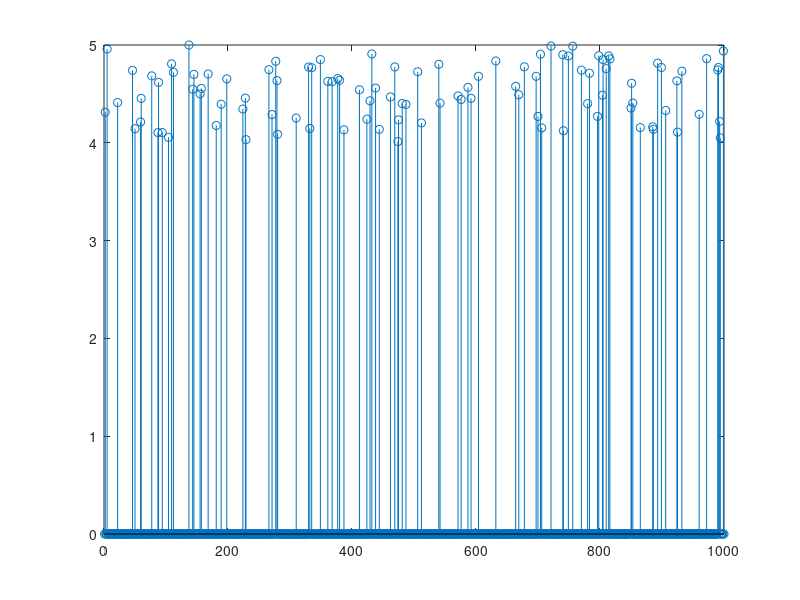

Reproduce this figure in MATLAB.
% 1 : Crear los vectores
v1 = [1,2,3];
v2 = [3,2,1];
v3 = [5,7,-1];

% 2 : Asignar valores a M1,2 y3
M1 = size(v1);
M2 = size(v2);
M3 = size(v3);

% 3 : Mostrar los valores
disp(M1)
disp(M2)
disp(M3)

% 4 : Definir matriz A y B
A = [1,2,3;4,5,6;7,8,9];
B = [9,8,7;6,5,4;3,2,1];
disp(A)
disp(B)

% 5 : Multiplicar A y B componente a componente
C = A .* B;
disp("A x B :");
disp(C)

% 6 : Crear las submatrices A2 y B2
A2 = A(1:2,1:2)
B2 = B(2:3,2:3)

% 7 : Crear un cell array de tamaño 2x2 que contenga los vectores v1 y v2 en la primera fila y
% las matrices A y B en la segunda fila.
CA = {v1 v2;A B}
%luego acceder con CA{2,2} por ejemplo

% 8 :  Crear una matriz D de tamaño 10 x 15 formada toda ella por doses.
% Creamos una matriz lleno de unos y multiplicamos cada uno de los
% elementos por 2
D = ones(10,15) * 2

% 9: Sustituir la columna central de la matriz D por el mayor valor de A.
% La siguiente linea devuelve un vector con el mayor elemento de cada columna
vector_mayor_elemento_A = max(A)
% Ahora del vector anterior, obtenemos el mayor valor
mayor_elemento_A = max(vector_mayor_elemento_A)
D(:,8) = mayor_elemento_A

%10: Dada la matriz E
E = [3 2 1 5 6; 2 3 4 2 3;7 8 9 10 11;3 2 2 1 2;2 0 2 2 2]
% Encontrar la posición del elemento menor.
vector_menor_elemento_E = min(E)
menor_elemento_E = min(vector_menor_elemento_E)
% posicion = ?
% he conseguido coger el menor elemento pero no su posición

% 11 : A partir de la matriz E, crear una máscara binaria con el valor ‘1’ en la posición de los
% doses y de los treses y con el valor ‘0’ en el resto de posiciones utilizando para ello
% operadores relacionales. MB = Mascara Binaria
MB = (E == 2 | E == 3)

% 12 : A partir de la máscara anterior, obtener otra matriz F donde sólo aparezcan los ‘2’ y ‘3’
% de la matriz E y cero (‘0’) en el resto de posiciones.

% Solucion facil : Como la mascara binaria ya tiene 1's en las posiciones
% donde la matriz E original tenia 2's y 3's, podemos obtener la matriz F
% simplemente 
F = MB .* E

% 13 : Generar una matriz G de tamaño 1000×1000 con números aleatorios comprendidos entre
% 0 y 10.
G = rand(1000,1000) .* 10 + 1

% 14 : Obtener una matriz H con los valores de G comprendidos entre 4 y 5 y cero en el resto.
% Representar gráficamente la fila 500 utilizando la función stem. Medir el tiempo de
% ejecución en milisegundos (ms). 

% Primero creamos una mascara binaria
MB = (G >= 4 & G <= 5)
% Ahora obtenemos H
H = MB .* G
% Ahora representamos la fila 500
figure, stem(H(500,:))
